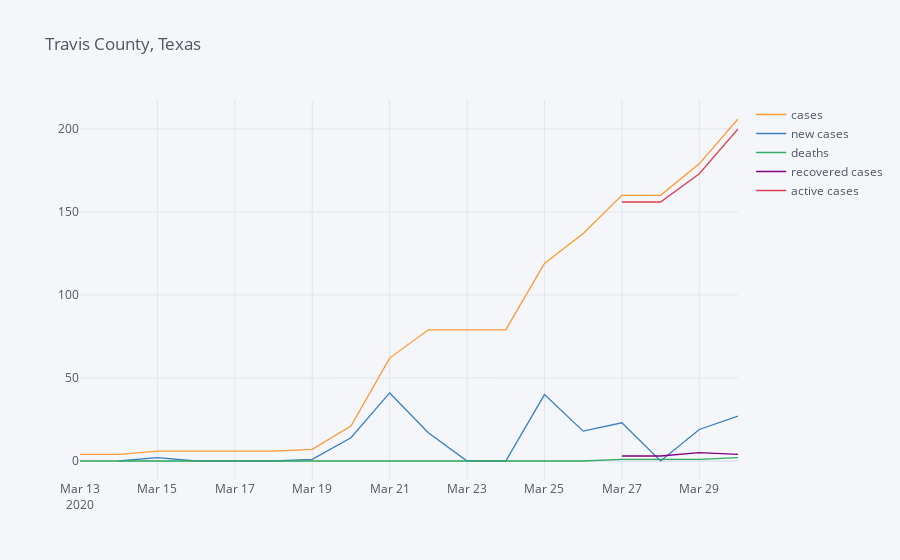

The code cell stored with this chart in its notebook:
### Code cell
county_data.iplot(title=f"{county} County, {state}")

### Figure 1 — Plotly figure (JSON) as saved in the notebook; plotly's stock layout.template omitted (floating-point values rounded to 4 significant figures)
{"data": [{"line": {"color": "rgba(255, 153, 51, 1.0)", "dash": "solid", "shape": "linear", "width": 1.3}, "mode": "lines", "name": "cases", "text": "", "type": "scatter", "x": ["2020-03-13", "2020-03-14", "2020-03-15", "2020-03-16", "2020-03-17", "2020-03-18", "2020-03-19", "2020-03-20", "2020-03-21", "2020-03-22", "2020-03-23", "2020-03-24", "2020-03-25", "2020-03-26", "2020-03-27", "2020-03-28", "2020-03-29", "2020-03-30"], "y": [4, 4, 6, 6, 6, 6, 7, 21, 62, 79, 79, 79, 119, 137, 160, 160, 179, 206]}, {"line": {"color": "rgba(55, 128, 191, 1.0)", "dash": "solid", "shape": "linear", "width": 1.3}, "mode": "lines", "name": "new cases", "text": "", "type": "scatter", "x": ["2020-03-13", "2020-03-14", "2020-03-15", "2020-03-16", "2020-03-17", "2020-03-18", "2020-03-19", "2020-03-20", "2020-03-21", "2020-03-22", "2020-03-23", "2020-03-24", "2020-03-25", "2020-03-26", "2020-03-27", "2020-03-28", "2020-03-29", "2020-03-30"], "y": ["", 0, 2, 0, 0, 0, 1, 14, 41, 17, 0, 0, 40, 18, 23, 0, 19, 27]}, {"line": {"color": "rgba(50, 171, 96, 1.0)", "dash": "solid", "shape": "linear", "width": 1.3}, "mode": "lines", "name": "deaths", "text": "", "type": "scatter", "x": ["2020-03-13", "2020-03-14", "2020-03-15", "2020-03-16", "2020-03-17", "2020-03-18", "2020-03-19", "2020-03-20", "2020-03-21", "2020-03-22", "2020-03-23", "2020-03-24", "2020-03-25", "2020-03-26", "2020-03-27", "2020-03-28", "2020-03-29", "2020-03-30"], "y": [0, 0, 0, 0, 0, 0, 0, 0, 0, 0, 0, 0, 0, 0, 1, 1, 1, 2]}, {"line": {"color": "rgba(128, 0, 128, 1.0)", "dash": "solid", "shape": "linear", "width": 1.3}, "mode": "lines", "name": "recovered cases", "text": "", "type": "scatter", "x": ["2020-03-13", "2020-03-14", "2020-03-15", "2020-03-16", "2020-03-17", "2020-03-18", "2020-03-19", "2020-03-20", "2020-03-21", "2020-03-22", "2020-03-23", "2020-03-24", "2020-03-25", "2020-03-26", "2020-03-27", "2020-03-28", "2020-03-29", "2020-03-30"], "y": ["", "", "", "", "", "", "", "", "", "", "", "", "", "", 3, 3, 5, 4]}, {"line": {"color": "rgba(219, 64, 82, 1.0)", "dash": "solid", "shape": "linear", "width": 1.3}, "mode": "lines", "name": "active cases", "text": "", "type": "scatter", "x": ["2020-03-13", "2020-03-14", "2020-03-15", "2020-03-16", "2020-03-17", "2020-03-18", "2020-03-19", "2020-03-20", "2020-03-21", "2020-03-22", "2020-03-23", "2020-03-24", "2020-03-25", "2020-03-26", "2020-03-27", "2020-03-28", "2020-03-29", "2020-03-30"], "y": ["", "", "", "", "", "", "", "", "", "", "", "", "", "", 156, 156, 173, 200]}], "layout": {"legend": {"bgcolor": "#F5F6F9", "font": {"color": "#4D5663"}}, "paper_bgcolor": "#F5F6F9", "plot_bgcolor": "#F5F6F9", "title": {"font": {"color": "#4D5663"}, "text": "Travis County, Texas"}, "xaxis": {"gridcolor": "#E1E5ED", "showgrid": true, "tickfont": {"color": "#4D5663"}, "title": {"font": {"color": "#4D5663"}, "text": ""}, "zerolinecolor": "#E1E5ED"}, "yaxis": {"gridcolor": "#E1E5ED", "showgrid": true, "tickfont": {"color": "#4D5663"}, "title": {"font": {"color": "#4D5663"}, "text": ""}, "zerolinecolor": "#E1E5ED"}}}
